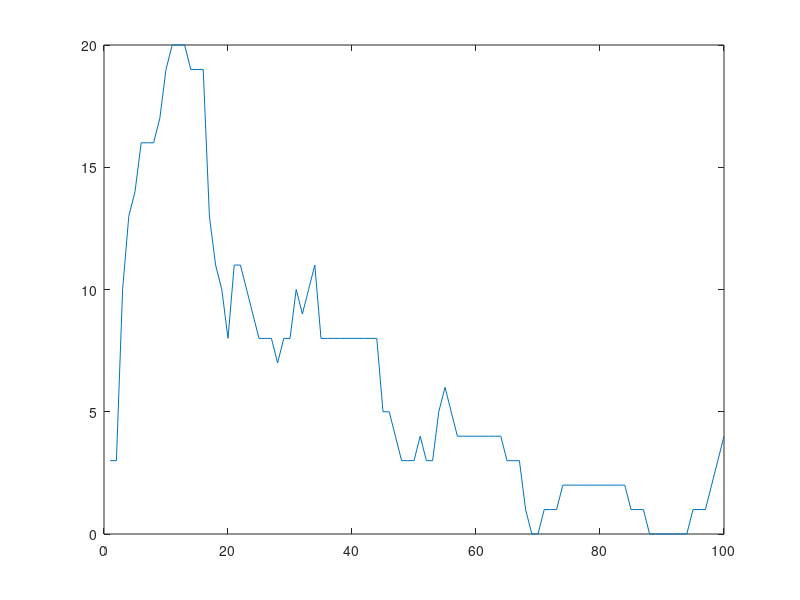

Here is the MATLAB script that generated this plot: (Note: this script raises an error after producing the figure.)
clear;
clc;
close all;

% Seed for the random number generator
seed = 5566;
rng(seed);

% Choice of hyperparameters
% N = 1000;
N = 100;
K = 100;
f = 3;
k1 = 3;
k2 = 8;
alpha_t = 1;
alpha_s = 1;
lambda_coeff = 1.5;
lambda_t_denom = 5000;
lambda_s_denom = 50;
lambda = 1 / (lambda_coeff * lambda_t_denom^alpha_t * lambda_s_denom^alpha_s);
%lambda = 1/(1.5 * 5000^alpha_t * 50^alpha_s);
%lambda = 1/(50 * 5000^alpha_t * 50^alpha_s * 16384.5^alpha_v);
numOffDiagonal = 3;
outp = 1/5000;

% Variables
CT = cell(K, 1);
X = cell(K, 1);
Ls = cell(K, 1);

% Clique size distribution
probabilities = [0.04 0.12 0.12 0.21 0.21 0.3/7.0 0.3/7.0 0.3/7.0 0.3/7.0 0.3/7.0 0.3/7.0 0.3/7.0];
numPeople = [1 2 3 4 5 6 7 8 9 10 11 12];
%probabilities = [1.0];
%numPeople = [20];

% Grouping individuals into cliques
ngroups = 0;
prgroups = [];
count = 0;
for i=1:N
    count1 = randsample(numPeople, 1, true, probabilities);
    %count1 = 20;
    ngroups = ngroups + 1;
    if count + count1 >= N
        prgroups = [prgroups [count + 1 N]'];
        break;
    else
        prgroups = [prgroups [count + 1 count + count1]'];
        count = count + count1;
    end   
end

% Block Diagonal Base matrix
BlockDiagonalBase = zeros(N,N);
for i=1:ngroups
    groupSize = prgroups(2,i) - prgroups(1,i) + 1;
    BlockDiagonalBase(prgroups(1,i):prgroups(2,i),prgroups(1,i):prgroups(2,i)) = ones(groupSize, groupSize) - eye(groupSize);
end

% Choose f people to be infected initially
ListInfected = randperm(N);
ListInfected = ListInfected(1:f);

% Set infection dates to large values initially (outside the range of consideration)
InfectionDates = (K+1)*ones(N,1);
InfectionDates(ListInfected) = zeros(f,1);

% Choose viral loads uniformly at random in (1,32768)
ViralLoads = zeros(N,1);
ViralLoads(ListInfected) = 1 + 32767*rand(f,1);

% Simulate for K days
for k=1:K
    % Contact matrix for day k
    A = BlockDiagonalBase;
    count = 0;
    while count < numOffDiagonal
        i = randsample(N,1);
        j = randsample(N,1);
        if i ~= j && A(i,j) ~= 1
            A(i,j) = 1;
            A(j,i) = 1;
            count = count + 1;
        end
    end

    % Duration of contact, signal strength and level of contact matrices (each with basis corresponding to ones in A)
    T = zeros(N,N);
    S = zeros(N,N);
    L = zeros(N,N);
    %for i=1:N
       %for j=1:N
     for i=1:(N-1)
       for j=(i+1):N
           if (A(i,j) == 1)
               T(i,j) = 1 + 9999*rand;
               S(i,j) = 1 + 99*rand;
               L(i,j) = T(i,j)^alpha_t * S(i,j)^alpha_s;
               % Make the T, S and L matrices symmetric
               T(j, i) = T(i, j);
               S(j, i) = S(i, j);
               L(j, i) = L(i, j);
           end
       end
    end

    % Recovery, infection due to contacts
    for i=1:length(ListInfected)
        ind = ListInfected(i);
        if (InfectionDates(ind) + 14 <= k)
           ViralLoads(ind) = 0;
        end
        for j=1:N
            if (A(ind, j) == 1 && k1 <= k - InfectionDates(ind) && k - InfectionDates(ind) < k2 && ~ismember(j,ListInfected))
                if (rand < 1 - exp(-lambda*L(ind, j)))
                    ListInfected = [ListInfected j];
                    ViralLoads(j) = 1 + 32767*rand;
                    InfectionDates(j) = k;
                end
            end
        end
    end

    % Infections from outside contact
    for i=1:N
        if ~ismember(i,ListInfected)
            if rand < outp
                ListInfected = [ListInfected i];
                ViralLoads(i) = 1 + 32767*rand;
                InfectionDates(i) = k;
            end
        end
    end

    totalpos(k) = nnz(ViralLoads);
    
    X{k} = ViralLoads;
    CT{k} = sparse(A);
    Ls{k} = sparse(L);
end

[~,maxind] = max(totalpos);
fprintf('maxind: %d \n', maxind);
leftind = max(1, maxind - 24);
fprintf('leftind: %d \n', leftind);

subtotalpos = totalpos(leftind:maxind+25);
fprintf('%d, %d\n',mean(subtotalpos),std(subtotalpos));

plot(totalpos)
fname = sprintf( '../Data/ct_data_binary_lambda_factor_1.5_%d_%d_%d_%d.mat', N, numOffDiagonal, K, seed);
save(fname);